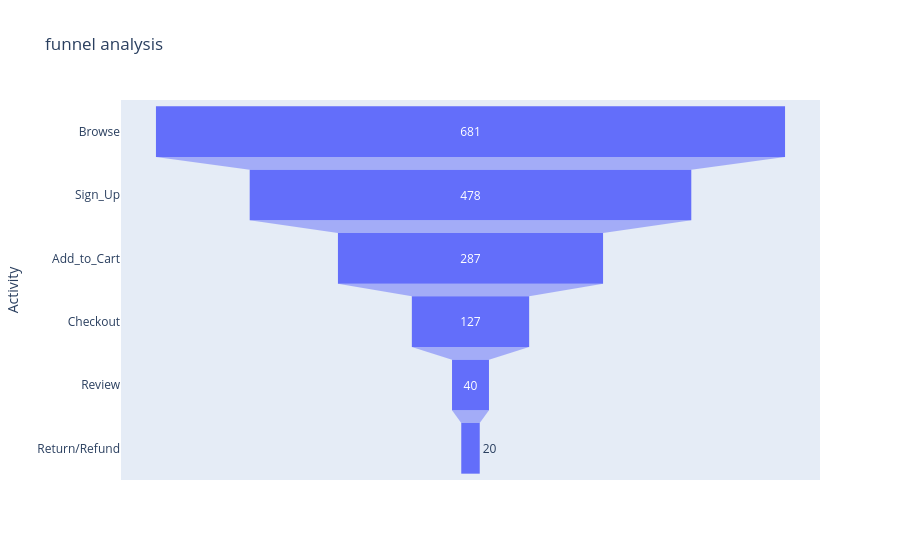

Write notebook code for a chart like this one.
### Code cell
fig=px.funnel(data_frame=funnel,y='Activity',x='count',hover_data='Per_con',
            title='funnel analysis')
fig.show()

### Figure 1 — Plotly figure (JSON) as saved in the notebook; plotly's stock layout.template omitted (floating-point values rounded to 4 significant figures)
{"data": [{"customdata": [[0], [70.19], [60.04], [44.25], [31.5], [15.75]], "hovertemplate": "count=%{x}<br>Activity=%{y}<br>Per_con=%{customdata[0]}<extra></extra>", "legendgroup": "", "marker": {"color": "#636efa"}, "name": "", "orientation": "h", "showlegend": false, "type": "funnel", "x": [681, 478, 287, 127, 40, 20], "xaxis": "x", "y": ["Browse", "Sign_Up", "Add_to_Cart", "Checkout", "Review", "Return/Refund"], "yaxis": "y"}], "layout": {"legend": {"tracegroupgap": 0}, "title": {"text": "funnel analysis"}, "xaxis": {"anchor": "y", "domain": [0, 1], "title": {"text": "count"}}, "yaxis": {"anchor": "x", "domain": [0, 1], "title": {"text": "Activity"}}}}
